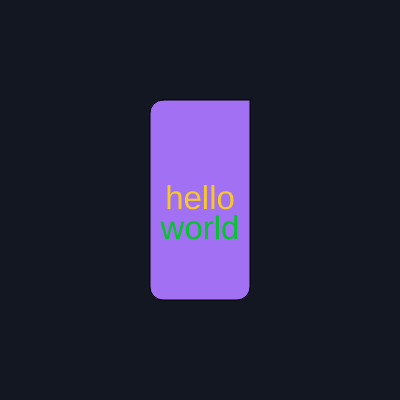
Frame 1 (no input)
Frame 60 (no input): identical to frame 1, image omitted
Frame 120 (the mouse pressed at the canvas centre since frame 60): identical to frame 1, image omitted

The p5.js sketch that drew this single still picture (run headless with seeded random() and noise() and a simulated clock; from frame 60 on, the mouse is pressed at the canvas centre):

// p5.js sketch
// ── sketch.js
/*

- Why Functions?
  • Modularity
    - Split code into smaller pieces
    - Remove repetitive code
  • Parameters
    - One piece of code can do different things

- Modularity
  • Sketches are no longer continuous lines of code, now they are
    smaller pieces of code that fit together

- Parameters
  • The same piece of code can run in a different way with 
    different variables

- Syntax
  
  • A JavaScript function is defined with the function keyword, 
    followed by a name, followed by parentheses ().

  • Function names can contain letters, digits, underscores, 
    and dollar signs (same rules as variables).

  • The parentheses may include parameter names separated by commas:
    (parameter1, parameter2, ...)

  • The code to be executed, by the function, is placed inside curly brackets: {}
  
- Parameters vs Arguments
  • Parameter is variable defined in function declaration. Argument is 
    the actual value of this variable that get passed to the function
    
      function name(parameter1, parameter2, parameter3) {
        // code to be executed
      }
    
    
- Function Invocation

  • The code inside the function will execute when "something" invokes (calls) the function:

    •  When an event occurs (when a user clicks a button)
    •  When it is invoked (called) from JavaScript code
    •  Automatically (self invoked)

        name(argument1,argument2,argument3);

*/



function setup() {
  createCanvas(400, 400);
}

function draw() {
  background('#131721');

  myCustomRectangle('#a270f2', {
      x: width * 0.5,
      y: height * 0.5
    }, {
      w: 100,
      h: 200
    },
    [13, 0, 13, 13],
    CENTER);


  myCustomText('hello', width / 2, height / 2, 33, '#f8c828');
  myCustomText('world', width / 2, height * 0.575, 33, '#00c828');

}

// custom rectangle function
function myCustomRectangle(col, pos, res, corners, mode) {
  //col - rectangle color
  //pos - object that holds 2 propeties, x and y, used for rectangle position on canvas
  //res - object that holds 2 propeties, w and h, used for rectangle width and height
  //corners - border radius
  //mode - sets rectMode
  
  rectMode(mode);
  fill(col);
  rect(pos.x, pos.y, res.w, res.h, corners[0], corners[1], corners[2], corners[3]);
}

// custom text function
function myCustomText(txt, x, y, size, col) { 
  //txt - the string of chars you want to display
  //x - location on x-axis
  //y - location on y-axis
  //size - text size
  //col - text color
  
  textAlign(CENTER, CENTER);
  textSize(size);
  fill(col)
  text(txt, x, y)
}
